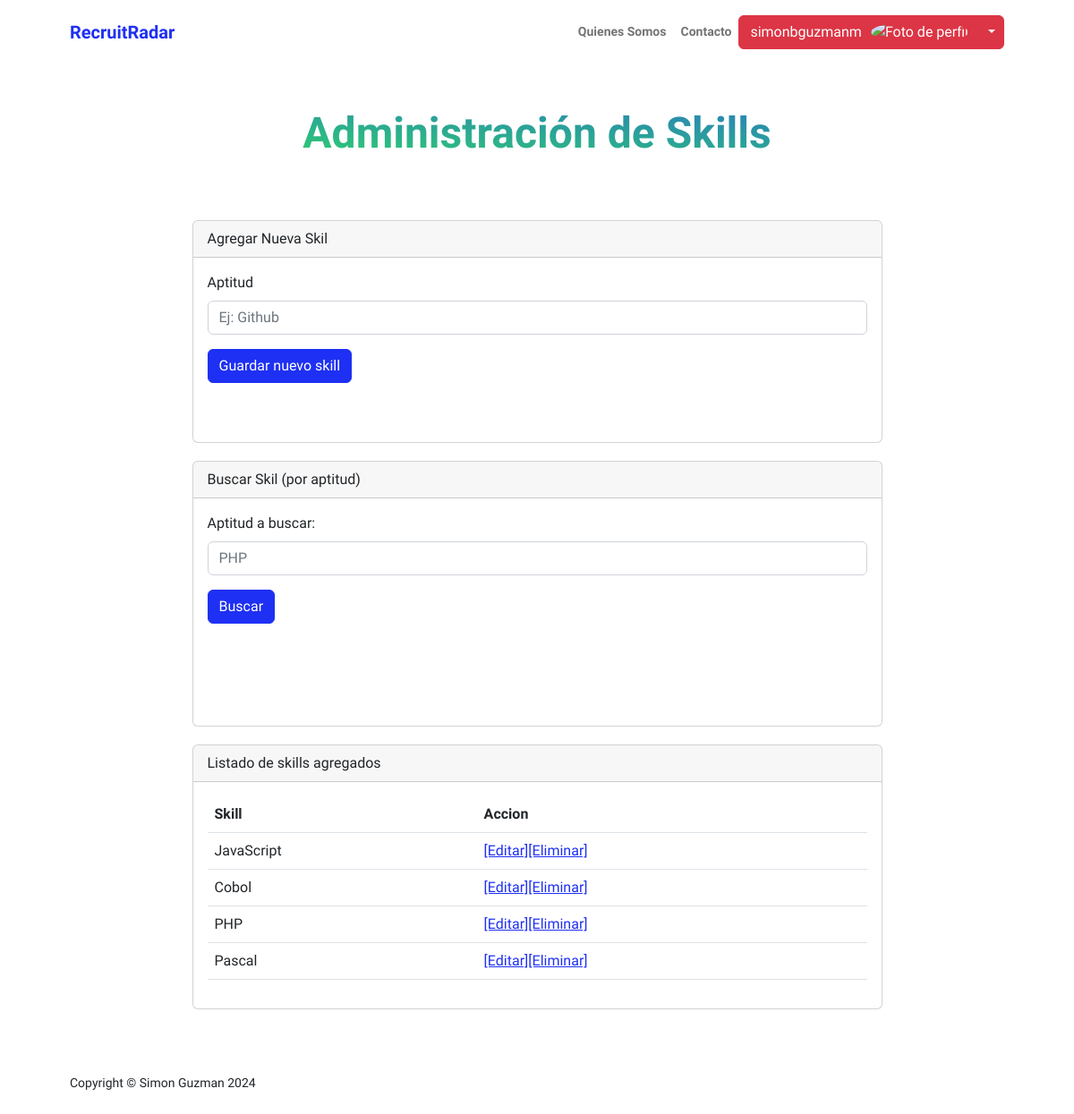
/appUsers/skills (signed in), run on the app's committed database.
### appUsers/models.py (models this page shows, shortened)
class Skills(models.Model):
    user = models.ForeignKey(User, on_delete=models.CASCADE, null=True)
    aptitud = models.CharField(max_length=50)

### appUsers/views.py (the view, shortened to what this page needs)
# urls.py: path('skills',views.skills,name="Skills"),
@login_required
def skills(request):
    skills = Skills.objects.filter(user=request.user)
    if request.method == 'POST':
        miFormulario = SkillFormulario(request.POST)
        if miFormulario.is_valid():
            u = User.objects.get(username = request.user)
            informacion = miFormulario.cleaned_data
            exp = Skills(user=u,aptitud=informacion['aptitud'])
            exp.save()
            miFormulario = SkillFormulario()
            return render(request,"appUsers/skills.html",{"skills":skills,"miFormulario":miFormulario,"resp":"Datos guardados Correctamente","respSearch":"","avatar":request.session.get('foto-avatar', 'none')})
        else:
            return render(request,"appUsers/skills.html",{"skills":skills,"miFormulario":miFormulario,"resp":"Datos No guardados Correctamente","respSearch":"","avatar":request.session.get('foto-avatar', 'none')})
    else:
        miFormulario = SkillFormulario()
    return render(request,"appUsers/skills.html",{"skills":skills,"miFormulario":miFormulario,"resp":"","respSearch":"","avatar":request.session.get('foto-avatar', 'none')})

### appUsers/forms.py
class SkillFormulario(forms.Form):
    aptitud = forms.CharField(label='Aptitud', max_length=100,widget=forms.TextInput(attrs={'class': 'form-control','placeholder': 'Ej: Github'}))
    def __init__(self, *args, **kwargs):
        super().__init__(*args, **kwargs)
        self.helper = FormHelper(self)
        self.helper.layout = Layout(
            'aptitud',
            Submit('submit', 'Guardar', css_class='btn btn-primary')
        )

### appUsers/templates/appUsers/skills.html (shortened to what this page needs)
{% extends "AppUsers/base.html" %}
{% load static %}
{% block datosDinamicos %}
<div class="container px-5 my-5">
    <div class="text-center mb-5">
        <h1 class="display-5 fw-bolder mb-0"><span class="text-gradient d-inline">Administración de Skills</span></h1>
    </div>
    <div class="row gx-5 justify-content-center">
        <div class="col-lg-11 col-xl-9 col-xxl-8">
              <div class="card" style="margin-top: 20px;">
                <div class="card-header">
                  Agregar Nueva Skil
                </div>
                <div class="card-body">
                  <section style="margin-bottom: 50px;">
                    <form action="" method="POST" class="mb-3">{% csrf_token %}
                      <div class="mb-3">
                        <label for="{{ miFormulario.aptitud.id_for_label }}" class="form-label">{{ miFormulario.aptitud.label }}</label>
                          {{ miFormulario.aptitud }}
                      </div>
                      <div class="mb-3">
                        <input class="btn btn-primary" type="submit" value="Guardar nuevo skill">
                      </div>
                    </form>
                  </section>
                </div>
              </div>
             <div class="card" style="margin-top: 20px;">
              <div class="card-header">
                Buscar Skil (por aptitud)
              </div>
              <div class="card-body">
                <section style="margin-bottom: 50px;">
                  <form action="/appUsers/skills/" method="GET" class="mb-3">{% csrf_token %}
                    <div class="mb-3">
                      <label for="exampleFormControlInput1" class="form-label">Aptitud a buscar:</label>
                      <input type="text" class="form-control" name="skill_search" id="skill_search" placeholder="PHP">
                    </div>
                    <div class="mb-3">
                      <input class="btn btn-primary" type="submit" value="Buscar">
                    </div>
                  </form>
                  <div class="card-body">
                </section>
              </div>
              </div>
              <div class="card" style="margin-top: 20px;">
                <div class="card-header">
                  Listado de skills agregados
                </div>
                <div class="card-body">
                  <section>
                    <table class="table caption-top">
                        <thead>
                          <tr>
                            <th scope="col">Skill</th>
                            <th scope="col">Accion</th>
                          </tr>
                        </thead>
                        <tbody>
                          {% for info in skills %}
                          <tr>
                            <td>{{info.aptitud}}</td>
                            <td><a href="{% url 'EditaSkills' id=info.id %}">[Editar]</a><a href="{% url 'EliminaSkills' id=info.id %}">[Eliminar]</a></td>
                          </tr>
                          {% endfor%}
                        </tbody>
                    </table>
                </section>
                </div>
              </div>
        </div>
    </div>
</div>
{% endblock %}

### appUsers/templates/appUsers/base.html (shortened to what this page needs)
<!DOCTYPE html>
<html lang="en">
    <head>
        {% load static %}
        <link rel="stylesheet" href="https://cdnjs.cloudflare.com/ajax/libs/font-awesome/6.0.0/css/all.min.css">
        <link href="https://cdn.jsdelivr.net/npm/bootstrap-icons@1.8.1/font/bootstrap-icons.css" rel="stylesheet" />
        <link href="{% static 'css/styles.css' %}" rel="stylesheet" />
    </head>
    <body class="d-flex flex-column h-100">
        <main class="flex-shrink-0">
            <nav class="navbar navbar-expand-lg navbar-light bg-white py-3">
                <div class="container px-5">
                    <a class="navbar-brand" href="{% url 'Home' %}"><span class="fw-bolder text-primary">RecruitRadar</span></a>
                    <div class="collapse navbar-collapse" id="navbarSupportedContent">
                        <ul class="navbar-nav ms-auto mb-2 mb-lg-0 small fw-bolder">
                            <li class="nav-item"><a class="nav-link" href="{% url 'Aboutme' %}">Quienes Somos</a></li>
                            <li class="nav-item"><a class="nav-link" href="{% url 'Contact' %}">Contacto</a></li>
                            {% if request.user.is_authenticated %}
                            <div class="btn-group">
                                <button type="button" class="btn btn-danger">{{ request.user.username}}<img src="{{avatar}}" alt="Foto de perfil" class="img-fluid rounded-circle" width="50" style="margin-left: 10px;"></button>
                                <button type="button" class="btn btn-danger dropdown-toggle dropdown-toggle-split" data-bs-toggle="dropdown" aria-expanded="false">
                                </button>
                              </div>
                            {% else %}
                                <li class="nav-item"><a class="nav-link" href="{% url 'Login' %}">Iniciar Sesión</a></li>
                                <li class="nav-item"><a class="nav-link" href="{% url 'Register' %}">Registrar</a></li>
                            {% endif %}
                        </ul>
                    </div>
                </div>
            </nav>
            {% block datosDinamicos %}
            {% endblock %}
        </main>
        <footer class="bg-white py-4 mt-auto">
            <div class="container px-5">
                <div class="row align-items-center justify-content-between flex-column flex-sm-row">
                    <div class="col-auto"><div class="small m-0">Copyright &copy; Simon Guzman 2024</div></div>
                </div>
            </div>
        </footer>
    </body>
</html>

### data on the page
Skills: aptitud "JavaScript"
Skills: aptitud "Cobol"
Skills: aptitud "PHP"
Skills: aptitud "Pascal"

### other printed values
{{ request.user.username }} "simonbguzmanm"
{{ miFormulario.aptitud.label }} "Aptitud"
